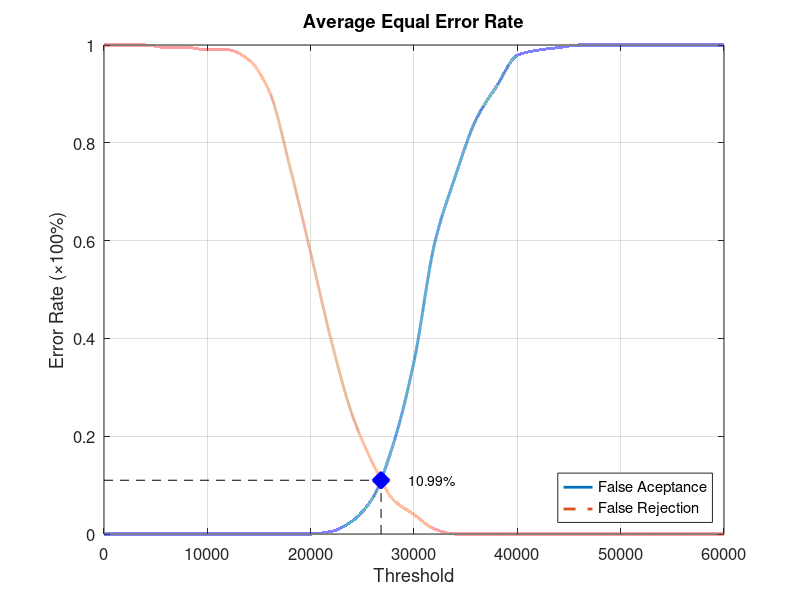
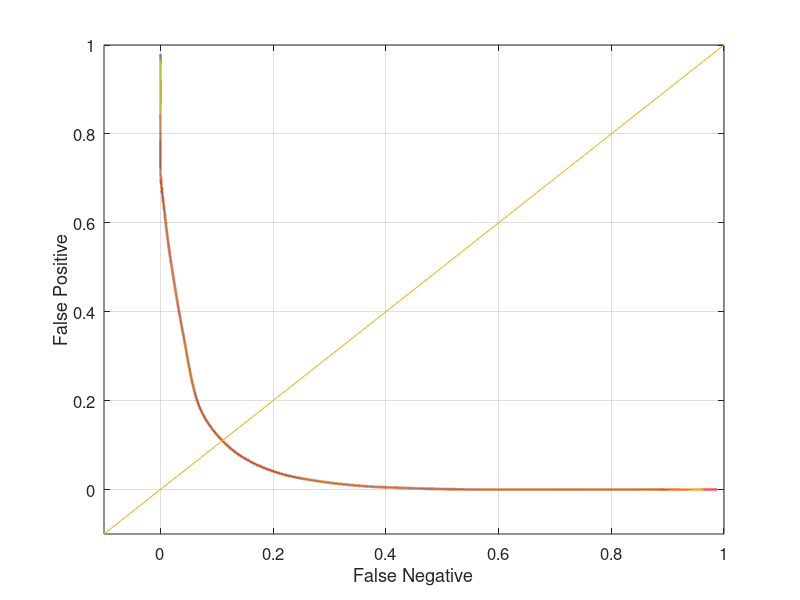

MATLAB code to generate these figures, in order:
function yEER = Database3_2
close all;
clear;
clc;
x = 0:2000:60000;
xq = 0:0.5:60000;

y0 = [0 0 0 0 0 0 0 0 0 0 0 0.00526316 0.0263158 0.0736842 0.184211 0.352632 0.594737 0.731579 0.847368 0.915789 0.978947 0.989474 0.994737 1 1 1 1 1 1 1 1];
yy0 = interp1(x, y0, xq, 'pchip');
y1 = [1 1 1 0.995 0.995 0.99 0.99 0.97 0.905 0.75 0.575 0.395 0.245 0.145 0.07 0.04 0.01 0 0 0 0 0 0 0 0 0 0 0 0 0 0];
yy1 = interp1(x, y1, xq, 'pchip');

% Calculating EER: 
y2 = abs(y0 - y1);
find(y2 == min(y2))
yy2 = abs(yy0 - yy1);
xEER = find(yy2 == min(yy2));
xEERIndex = xq(xEER) % X-axis EER
yEER = yy0(xEER) % Y-axis EER

main = figure
plot(xq, yy0,'-','LineWidth', 2);	hold on
plot(xq, yy1,'--','LineWidth', 2);	hold on
plot([xEERIndex xEERIndex], [0 yEER], 'k--');	hold on
plot([0 xEERIndex], [yEER yEER], 'k--');	hold on
plot(xEERIndex, yEER, 'bx', 'LineWidth', 10);	hold on
text(xEERIndex + 10 * xEERIndex / 100, yEER, [num2str(round((10000 * yEER)) / 100) '%'])
legend('False Aceptance', 'False Rejection', 'Location', 'SouthEast')
xlabel('Threshold')
ylabel('Error Rate (\times100%)')
title('Average Equal Error Rate')
set(gca, 'FontSize', 12)
axis([0 60000 0 1])
grid on

print(main, 'Database3_2Main', '-dpng');
FNRxFPR = figure('Color', [1 1 1]);
plot(yy1, yy0, '-', yy1, yy0, 'LineWidth', 2);
hold on
y = -0.1:0.1:1
plot(y, y); 
set(gca, 'FontSize', 12)
xlabel('False Negative')
ylabel('False Positive')
axis([-0.1 1 -0.1 1])
set(gca, 'FontSize', 12)
grid on

print(FNRxFPR, 'Database3_2FNRxFPR','-dpng');
end
